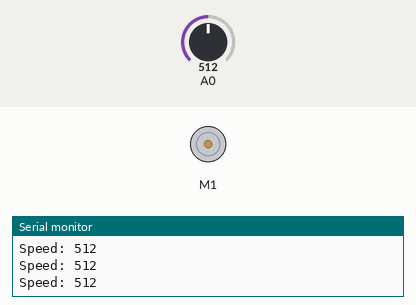
Bench run of a sketch on a simulated Arduino Uno, built with avr-gcc and run on an emulated ATmega328P. On the bench: DC motor (green arrow = forward, orange = backward, longer = faster), the last lines printed to the serial monitor. Inputs (shaded band) come from the test bench; at power-on: A0 = 512.

Above: at 1.3 s.
1.4 s: A0 set to 716
At 2.7 s:
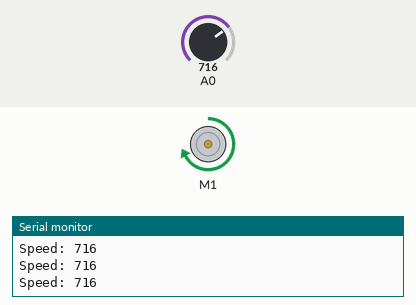
3.0 s: A0 set to 900
At 3.9 s:
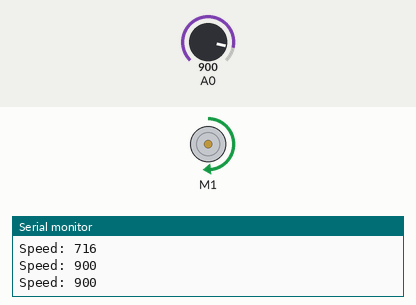
4.5 s: A0 set to 1023
At 5.1 s:
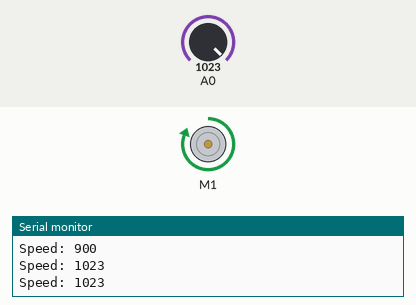
6.0 s: A0 set to 306
At 7.2 s:
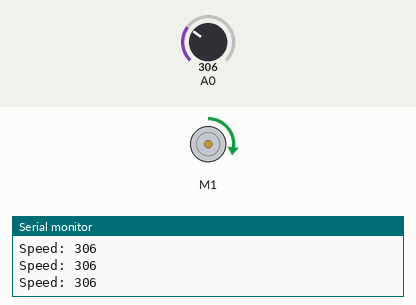
7.5 s: A0 set to 511
At 8.6 s:
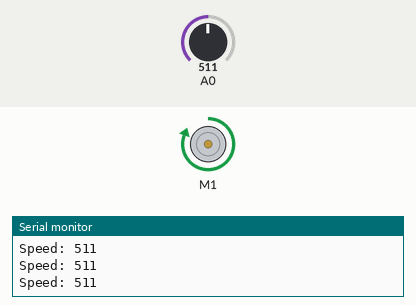
9.0 s: A0 set to 0
At 9.8 s:
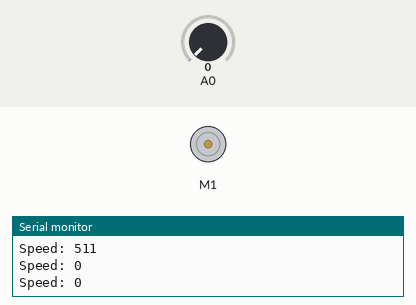
Timing chart, 0 to 11.5 s (numbered marks = the images above; inputs shaded):
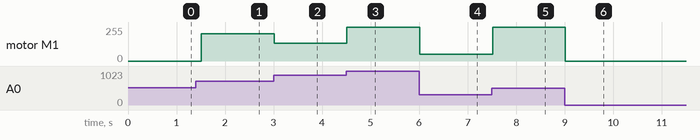

The sketch:

DCMotorTest.ino
```cpp
/*
This is a test sketch for the Adafruit assembled Motor Shield for Arduino v2
It won't work with v1.x motor shields! Only for the v2's with built in PWM
control

For use with the Adafruit Motor Shield v2
---->	http://www.adafruit.com/products/1438
*/

#include <Wire.h>
#include <Adafruit_MotorShield.h>

int Val = 0;

// Create the motor shield object with the default I2C address
Adafruit_MotorShield AFMS = Adafruit_MotorShield();
// Or, create it with a different I2C address (say for stacking)
// Adafruit_MotorShield AFMS = Adafruit_MotorShield(0x61);

// Select which 'port' M1, M2, M3 or M4. In this case, M1
Adafruit_DCMotor *myMotor = AFMS.getMotor(1);
// You can also make another motor on port M2
//Adafruit_DCMotor *myOtherMotor = AFMS.getMotor(2);

void setup() {
  Serial.begin(9600);           // set up Serial library at 9600 bps

  Serial.println("Adafruit Motorshield v2 - DC Motor test!");

  AFMS.begin();  // create with the default frequency 1.6KHz
  //AFMS.begin(1000);  // OR with a different frequency, say 1KHz
  myMotor->run(RELEASE);
  Serial.println("DC Motor Enabled!");
}

void loop() {
  Val = analogRead(A0);
  // Set the speed to start, from 0 (off) to 255 (max speed)
  myMotor->setSpeed(Val);

  // turn on motor
  myMotor->run(FORWARD);
  Serial.print("Speed: ");
  Serial.println(Val);
  delay(500);
}
```

Measured:
- after the input at 1.4 s, motor M1: stopped → forward 204/255 after 0.11 s
- after the input at 3.0 s, motor M1: forward 204/255 → forward 132/255 at once
- after the input at 4.5 s, motor M1: forward 132/255 → forward 255/255 at once
- after the input at 6.0 s, motor M1: forward 255/255 → forward 50/255 at once
- after the input at 7.5 s, motor M1: forward 50/255 → forward 255/255 at once
- after the input at 9.0 s, motor M1: forward 255/255 → stopped at once
